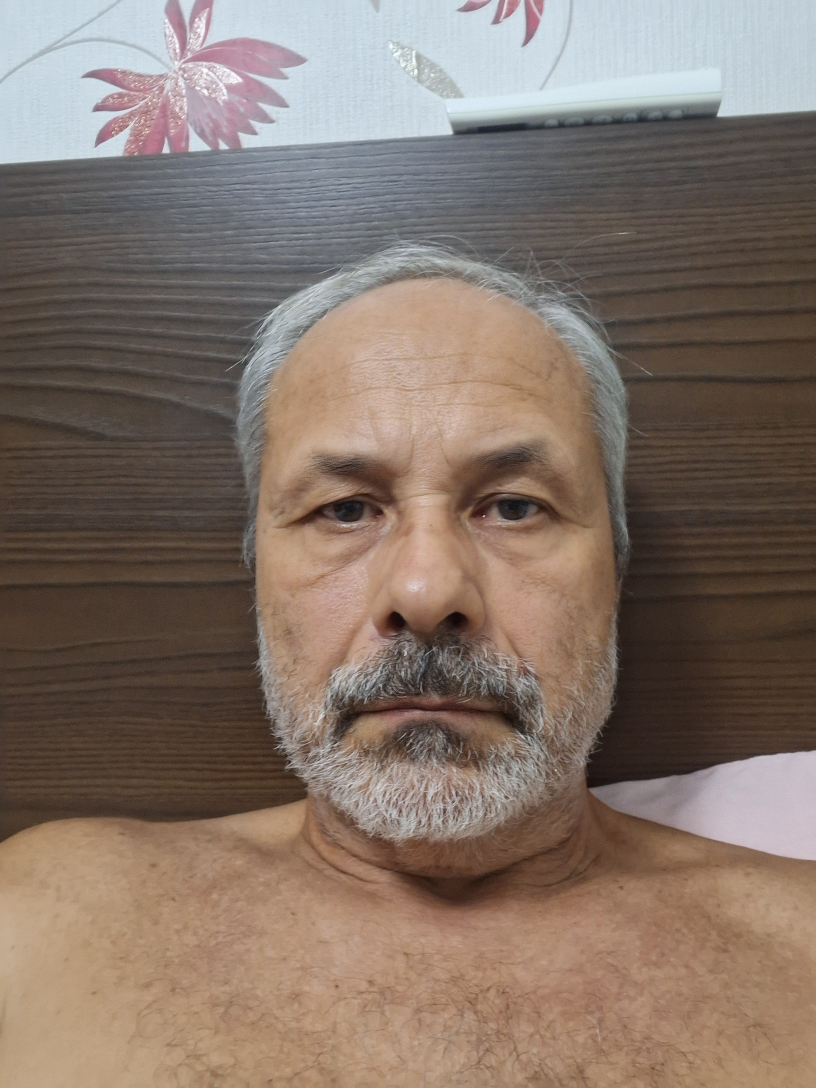
#> input picture menuB/encomenda_new/uploads/imagem_recebida.jpg, 2448 x 3264 px (shown at 1/3 size)
$ python melhora_imagem.py
#> lines starting #> are read from the running program, lines starting #| are printed output that depends on the picture; after the words box and inside, x2 and y2 are one past the last pixel; in counts of white or black regions, pixels touching at a corner belong together
# melhora_imagem.py
import cv2
import pytesseract
import numpy as np
import sys
import os

# ----- Ajuste o caminho do tesseract se necessário -----
# pytesseract.pytesseract.tesseract_cmd = r"C:\Program Files\Tesseract-OCR\tesseract.exe"

# Caminhos
IMG_IN = "uploads/imagem_recebida.jpg"
IMG_OUT = "uploads/imagem_tratada.png"
TXT_OUT = "uploads/resultado.txt"

# Carrega
img = cv2.imread(IMG_IN)
#> img is the input picture: shape (3264, 2448, 3); mean B, G, R 105.1, 115.9, 132.5
if img is None:
    print("Erro: não conseguiu carregar", IMG_IN)
    sys.exit(1)

# 1) converte para cinza
gray = cv2.cvtColor(img, cv2.COLOR_BGR2GRAY)
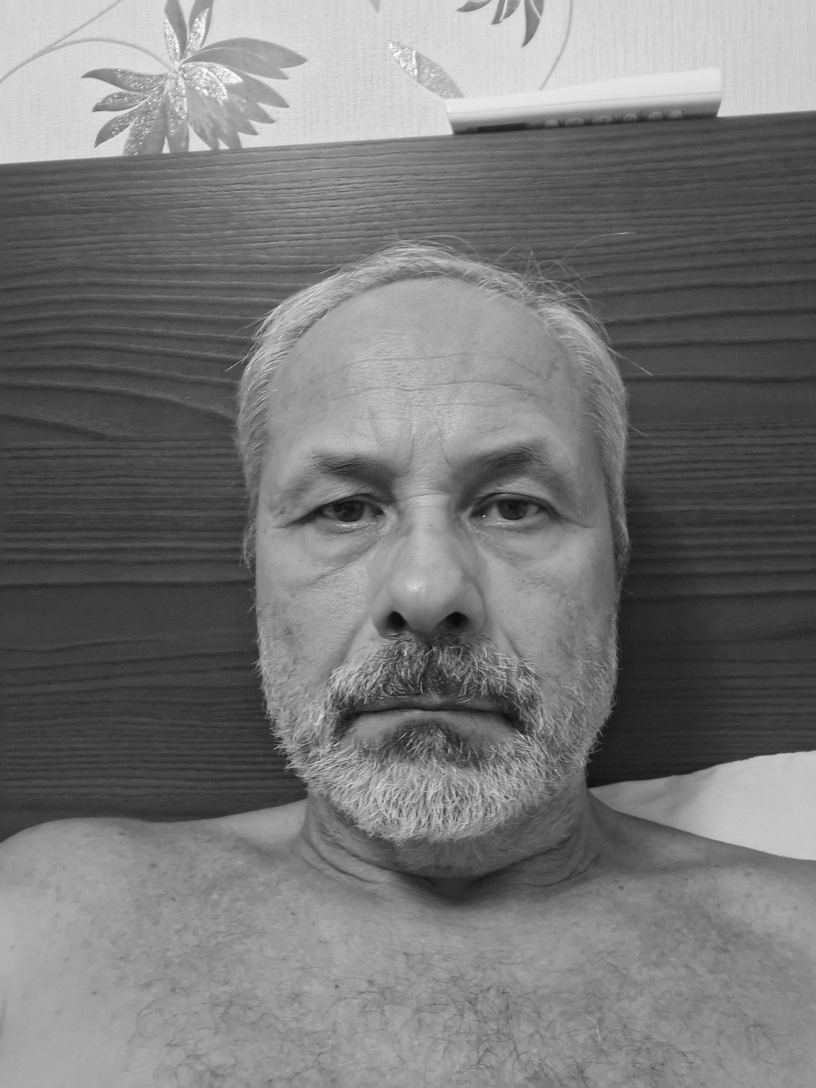
#> gray: shape (3264, 2448) (shown at 1/3 size); min 2, max 255, mean 119.6

# 2) remover ruído (fastNlMeansDenoising preserva contornos)
den = cv2.fastNlMeansDenoising(gray, h=10, templateWindowSize=7, searchWindowSize=21)

# 3) CLAHE (melhora contraste local)
clahe = cv2.createCLAHE(clipLimit=2.0, tileGridSize=(8,8))
cl = clahe.apply(den)
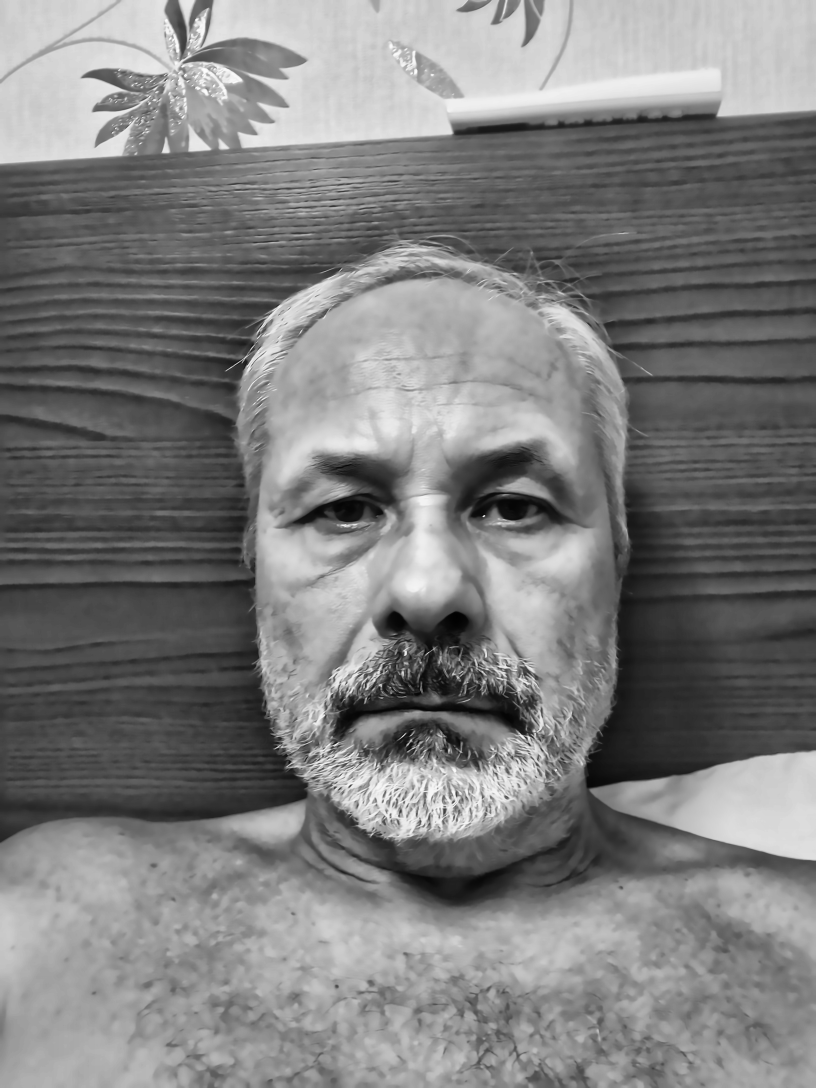
#> cl: shape (3264, 2448) (shown at 1/3 size); min 1, max 254, mean 125.6

# 4) leve blur para reduzir granulação residual
blur = cv2.GaussianBlur(cl, (3,3), 0)

# 5) Threshold (usar Otsu para escolher limiar automaticamente)
_, th = cv2.threshold(blur, 0, 255, cv2.THRESH_BINARY + cv2.THRESH_OTSU)
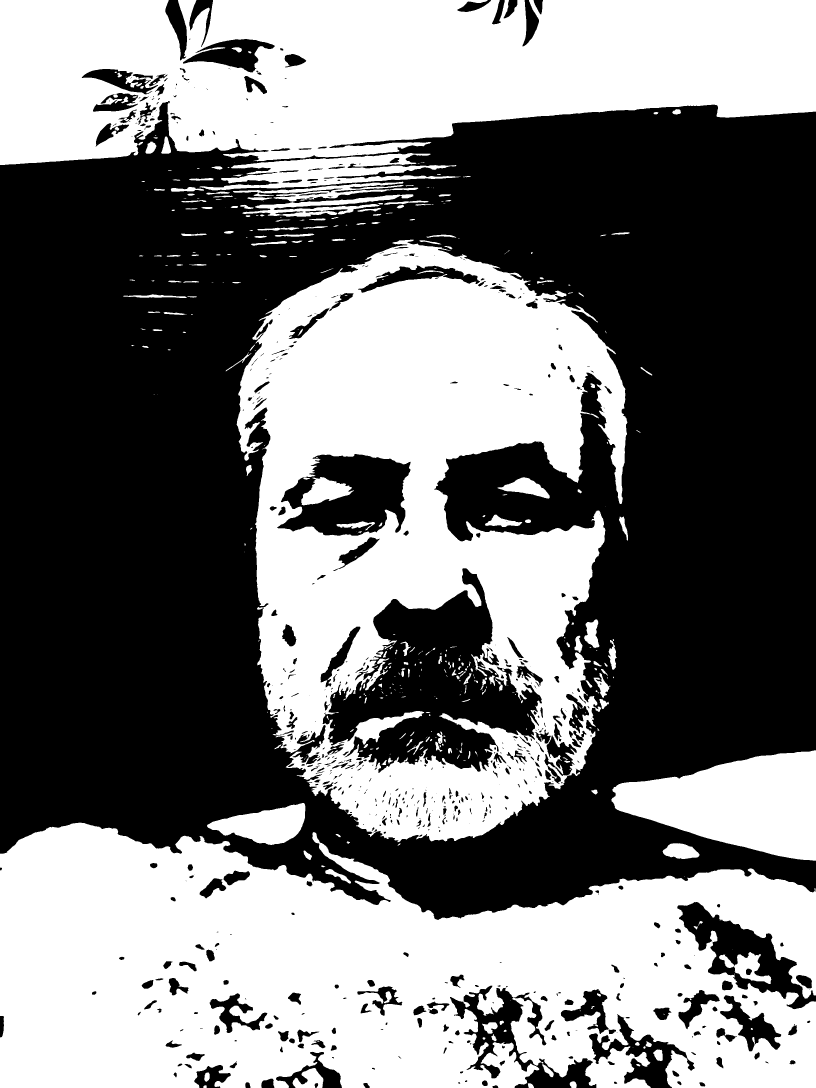
#> th: shape (3264, 2448) (shown at 1/3 size); 47.2% white; 428 white regions (155 under 20 px), largest, box (x1, y1, x2, y2) and area: (0, 2468, 2448, 3264) 1388388, (710, 719, 1882, 2527) 1165352, (0, 0, 2448, 495) 937777

# 6) operações morfológicas: abrir para remover pontos, depois dilatar para engrossar letras finas
kernel = cv2.getStructuringElement(cv2.MORPH_RECT, (2,2))
opened = cv2.morphologyEx(th, cv2.MORPH_OPEN, kernel, iterations=1)
#> opened: shape (3264, 2448); 47.2% white; 378 white regions (105 under 20 px), largest, box (x1, y1, x2, y2) and area: (0, 2469, 2448, 3264) 1386476, (711, 720, 1883, 2528) 1164733, (0, 0, 2448, 496) 940136
morph = cv2.dilate(opened, kernel, iterations=1)
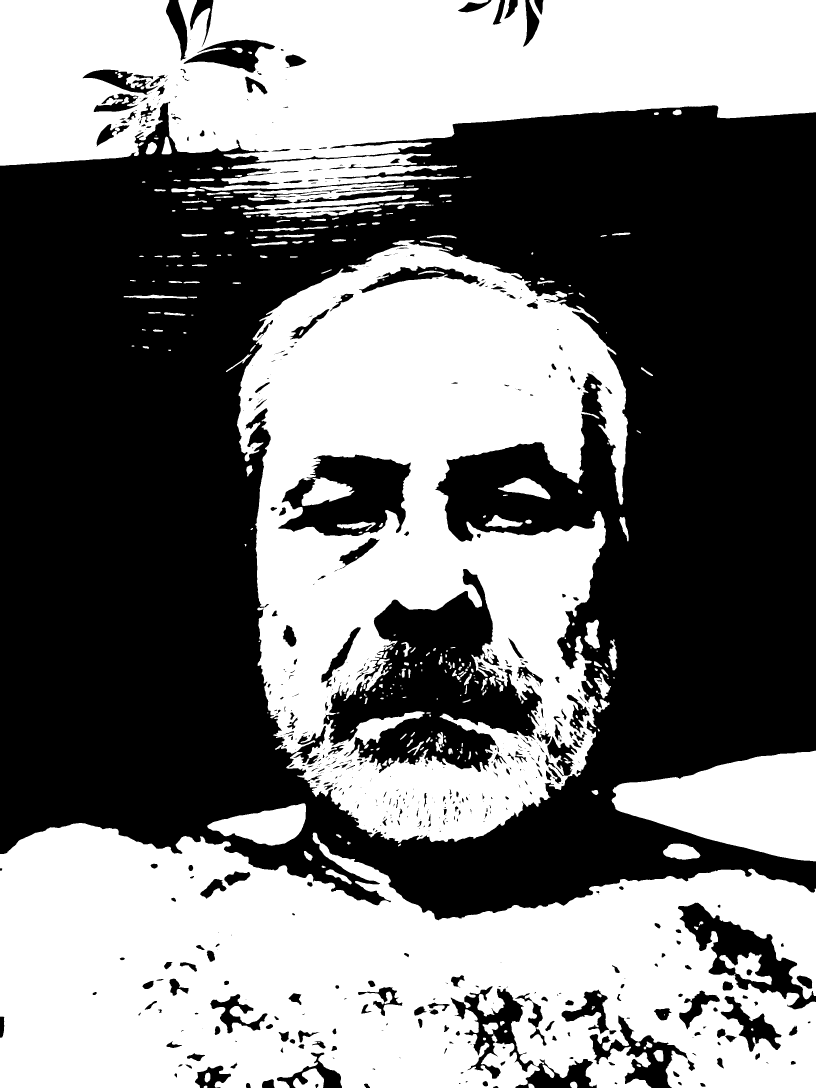
#> morph: shape (3264, 2448) (shown at 1/3 size); 47.9% white; 339 white regions (61 under 20 px), largest, box (x1, y1, x2, y2) and area: (0, 2469, 2448, 3264) 1399826, (711, 720, 1884, 2529) 1189689, (0, 0, 2448, 497) 948420

# 7) redimensiona para aumentar resolução aparente (Tesseract se dá melhor com texto maior)
scale = 2  # experimente 2 ou 3
resized = cv2.resize(morph, None, fx=scale, fy=scale, interpolation=cv2.INTER_CUBIC)

# 8) unsharp mask para nitidez (controlada)
gauss = cv2.GaussianBlur(resized, (0,0), 3)
sharpen = cv2.addWeighted(resized, 1.4, gauss, -0.4, 0)

# Salva imagem tratada para inspeção
cv2.imwrite(IMG_OUT, sharpen)

# ------- Função auxiliar para fazer OCR com várias configs -------
def ocr_test(image, configs):
    results = []
    for cfg in configs:
        try:
            txt = pytesseract.image_to_string(image, lang='por', config=cfg)
        except Exception as e:
            txt = f"[ERRO no pytesseract com cfg={cfg}] {e}"
        results.append((cfg, txt))
#> after the loop, results = []
    return results

# Configs para testar (tente vários PSM)
configs = [
    "--oem 1 --psm 6",   # bloco uniforme de texto
    "--oem 1 --psm 4",   # várias colunas
    "--oem 1 --psm 3",   # automático (página inteira)
    "--oem 1 --psm 11"   # texto esparso
]

# Executa OCR
#> (the run stopped early here; a loop or call above may not have finished)
